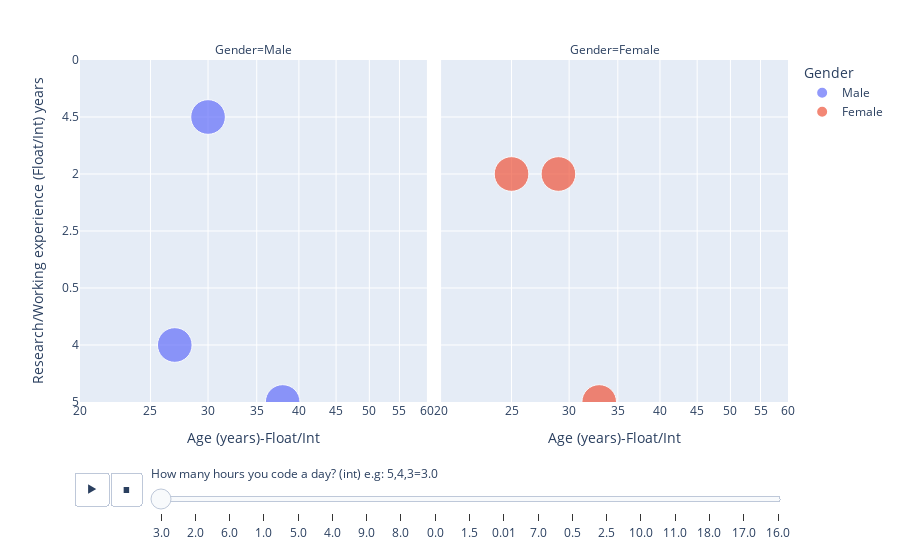

The notebook cell saved with this chart:
### Markdown cell above
# Animation plot

### Code cell
import plotly.express as px
#df = px.data.gapminder()
fig = px.scatter(Chilla_Class, x="Age (years)-Float/Int", y="Research/Working experience (Float/Int) years", animation_frame="How many hours you code a day? (int) e.g: 5,4,3", animation_group="Location",
           size="How many hours you code a day? (int) e.g: 5,4,3", color="Gender", hover_name="Location", facet_col="Gender",
           log_x=True, size_max=60, range_x=[20,60], range_y=[0,6])
fig.show()

### Figure 1 — Plotly figure (JSON) as saved in the notebook; plotly's stock layout.template omitted (floating-point values rounded to 4 significant figures)
{"data": [{"hovertemplate": "<b>%{hovertext}</b><br><br>Gender=Male<br>How many hours you code a day? (int) e.g: 5,4,3=%{marker.size}<br>Age (years)-Float/Int=%{x}<br>Research/Working experience (Float/Int) years=%{y}<extra></extra>", "hovertext": ["Pakistan", "West", "Pakistan", "West", "Pakistan", "Pakistan", "East", "Pakistan", "Pakistan", "Pakistan", "West", "West", "Pakistan", "Pakistan", "Pakistan", "Pakistan", "Pakistan", "Pakistan", "Pakistan", "Pakistan", "Pakistan", "Pakistan", "Pakistan", "Pakistan", "Pakistan", "Pakistan", "Pakistan", "Pakistan", "Pakistan", "Pakistan", "Pakistan", "Pakistan", "West", "Pakistan", "Pakistan", "Pakistan", "Pakistan", "Pakistan", "Pakistan", "Pakistan", "West", "Pakistan", "Pakistan", "Pakistan", "Pakistan", "Pakistan", "Pakistan", "Pakistan", "Pakistan", "Pakistan", "Pakistan", "West", "Pakistan", "Pakistan", "West", "Pakistan", "Pakistan", "Pakistan", "Pakistan", "Pakistan", "Pakistan", "Pakistan", "Pakistan", "East", "Pakistan", "Pakistan", "Pakistan", "Pakistan", "Pakistan", "Pakistan", "Pakistan", "Pakistan", "Pakistan", "Pakistan", "Pakistan", "Pakistan", "West", "East", "Pakistan", "Pakistan", "Pakistan", "Pakistan", "Pakistan", "West", "Pakistan", "Pakistan", "Pakistan", "Pakistan", "Pakistan"], "ids": ["Pakistan", "West", "Pakistan", "West", "Pakistan", "Pakistan", "East", "Pakistan", "Pakistan", "Pakistan", "West", "West", "Pakistan", "Pakistan", "Pakistan", "Pakistan", "Pakistan", "Pakistan", "Pakistan", "Pakistan", "Pakistan", "Pakistan", "Pakistan", "Pakistan", "Pakistan", "Pakistan", "Pakistan", "Pakistan", "Pakistan", "Pakistan", "Pakistan", "Pakistan", "West", "Pakistan", "Pakistan", "Pakistan", "Pakistan", "Pakistan", "Pakistan", "Pakistan", "West", "Pakistan", "Pakistan", "Pakistan", "Pakistan", "Pakistan", "Pakistan", "Pakistan", "Pakistan", "Pakistan", "Pakistan", "West", "Pakistan", "Pakistan", "West", "Pakistan", "Pakistan", "Pakistan", "Pakistan", "Pakistan", "Pakistan", "Pakistan", "Pakistan", "East", "Pakistan", "Pakistan", "Pakistan", "Pakistan", "Pakistan", "Pakistan", "Pakistan", "Pakistan", "Pakistan", "Pakistan", "Pakistan", "Pakistan", "West", "East", "Pakistan", "Pakistan", "Pakistan", "Pakistan", "Pakistan", "West", "Pakistan", "Pakistan", "Pakistan", "Pakistan", "Pakistan"], "legendgroup": "Male", "marker": {"color": "#636efa", "size": [3, 3, 3, 3, 3, 3, 3, 3, 3, 3, 3, 3, 3, 3, 3, 3, 3, 3, 3, 3, 3, 3, 3, 3, 3, 3, 3, 3, 3, 3, 3, 3, 3, 3, 3, 3, 3, 3, 3, 3, 3, 3, 3, 3, 3, 3, 3, 3, 3, 3, 3, 3, 3, 3, 3, 3, 3, 3, 3, 3, 3, 3, 3, 3, 3, 3, 3, 3, 3, 3, 3, 3, 3, 3, 3, 3, 3, 3, 3, 3, 3, 3, 3, 3, 3, 3, 3, 3, 3], "sizemode": "area", "sizeref": 0.005, "symbol": "circle"}, "mode": "markers", "name": "Male", "orientation": "h", "showlegend": true, "type": "scatter", "x": [38, 27, 22.2, 24, 31, 33, 30, 24, 30, 26, 31, 28, 31, 33, 27, 26.5, 21, 26, 29.8, 28, 29, 32.2, 20, 18, 19, 22.6, 29.25, 29, 25, 39.5, 22, 25, 34.25, 21.6, 26, 34, 24, 22, 22, 31.5, 28, 40, 28, 23, 20, 19, 24, 25, 24, 26.3, 21, 35, 24.6, 28, 26, 25, 32, 32, 24, 35.11, 23, 32, 22, 36.5, 0, 43, 22, 32, 24, 25, 42, 37, 22, 26, 27.5, 25, 25, 20, 21, 21, 29, 28, 24, 31, 26, 20, 27, 32, 24], "xaxis": "x", "y": ["5", "4", "0.5", "0.5", "2.5", "2", "4.5", "0", "9", "1", "2", "4.5", "14", "4", "2", "2", "0", "2", "3", "4", "3", "10.2", "1", "0", "2", "1.5", "6.5", "5", "0", "0", "0", "1", "8.5", "0", "4", "2.5", "1", "0", "1", "3.5", "6", "2", "2.5", "0.5", "1", "0", "1", "1", "1", "2", "0", "8", "1", "1", "1", "1", "7.5", "7", "0", "5.6", "1", "5", "0", "3.5", "0", "16.5", "0", "2", "3", "1.4", "2", "0", "2", "5", "1", "3", "1", "('1')", "1", "0", "0", "2", "0", "0", "1.5", "0", "1.5", "7", "2"], "yaxis": "y"}, {"hovertemplate": "<b>%{hovertext}</b><br><br>Gender=Female<br>How many hours you code a day? (int) e.g: 5,4,3=%{marker.size}<br>Age (years)-Float/Int=%{x}<br>Research/Working experience (Float/Int) years=%{y}<extra></extra>", "hovertext": ["Pakistan", "West", "Pakistan", "Pakistan", "Pakistan", "Pakistan", "Pakistan", "Pakistan", "Pakistan", "East", "Pakistan", "Pakistan", "West", "Pakistan", "Pakistan", "Pakistan", "West", "Pakistan", "Pakistan", "Pakistan", "Pakistan", "Pakistan"], "ids": ["Pakistan", "West", "Pakistan", "Pakistan", "Pakistan", "Pakistan", "Pakistan", "Pakistan", "Pakistan", "East", "Pakistan", "Pakistan", "West", "Pakistan", "Pakistan", "Pakistan", "West", "Pakistan", "Pakistan", "Pakistan", "Pakistan", "Pakistan"], "legendgroup": "Female", "marker": {"color": "#EF553B", "size": [3, 3, 3, 3, 3, 3, 3, 3, 3, 3, 3, 3, 3, 3, 3, 3, 3, 3, 3, 3, 3, 3], "sizemode": "area", "sizeref": 0.005, "symbol": "circle"}, "mode": "markers", "name": "Female", "orientation": "h", "showlegend": true, "type": "scatter", "x": [33, 25, 27.9, 24.6, 24, 26, 27.5, 28.1, 22, 29, 29, 31, 28, 29, 21, 34, 37, 22, 19, 30, 22, 31], "xaxis": "x2", "y": ["5", "2", "4", "1", "1", "1", "0", "2.5", "0", "2", "6", "13", "3", "1.5", "0", "1", "4.5", "0", "0", "1.3", "0", "3"], "yaxis": "y2"}], "layout": {"annotations": [{"font": {}, "showarrow": false, "text": "Gender=Male", "x": 0.245, "xanchor": "center", "xref": "paper", "y": 1, "yanchor": "bottom", "yref": "paper"}, {"font": {}, "showarrow": false, "text": "Gender=Female", "x": 0.755, "xanchor": "center", "xref": "paper", "y": 1, "yanchor": "bottom", "yref": "paper"}], "legend": {"itemsizing": "constant", "title": {"text": "Gender"}, "tracegroupgap": 0}, "margin": {"t": 60}, "sliders": [{"active": 0, "currentvalue": {"prefix": "How many hours you code a day? (int) e.g: 5,4,3="}, "len": 0.9, "pad": {"b": 10, "t": 60}, "steps": [{"args": [["3.0"], {"frame": {"duration": 0, "redraw": false}, "fromcurrent": true, "mode": "immediate", "transition": {"duration": 0, "easing": "linear"}}], "label": "3.0", "method": "animate"}, {"args": [["2.0"], {"frame": {"duration": 0, "redraw": false}, "fromcurrent": true, "mode": "immediate", "transition": {"duration": 0, "easing": "linear"}}], "label": "2.0", "method": "animate"}, {"args": [["6.0"], {"frame": {"duration": 0, "redraw": false}, "fromcurrent": true, "mode": "immediate", "transition": {"duration": 0, "easing": "linear"}}], "label": "6.0", "method": "animate"}, {"args": [["1.0"], {"frame": {"duration": 0, "redraw": false}, "fromcurrent": true, "mode": "immediate", "transition": {"duration": 0, "easing": "linear"}}], "label": "1.0", "method": "animate"}, {"args": [["5.0"], {"frame": {"duration": 0, "redraw": false}, "fromcurrent": true, "mode": "immediate", "transition": {"duration": 0, "easing": "linear"}}], "label": "5.0", "method": "animate"}, {"args": [["4.0"], {"frame": {"duration": 0, "redraw": false}, "fromcurrent": true, "mode": "immediate", "transition": {"duration": 0, "easing": "linear"}}], "label": "4.0", "method": "animate"}, {"args": [["9.0"], {"frame": {"duration": 0, "redraw": false}, "fromcurrent": true, "mode": "immediate", "transition": {"duration": 0, "easing": "linear"}}], "label": "9.0", "method": "animate"}, {"args": [["8.0"], {"frame": {"duration": 0, "redraw": false}, "fromcurrent": true, "mode": "immediate", "transition": {"duration": 0, "easing": "linear"}}], "label": "8.0", "method": "animate"}, {"args": [["0.0"], {"frame": {"duration": 0, "redraw": false}, "fromcurrent": true, "mode": "immediate", "transition": {"duration": 0, "easing": "linear"}}], "label": "0.0", "method": "animate"}, {"args": [["1.5"], {"frame": {"duration": 0, "redraw": false}, "fromcurrent": true, "mode": "immediate", "transition": {"duration": 0, "easing": "linear"}}], "label": "1.5", "method": "animate"}, {"args": [["0.01"], {"frame": {"duration": 0, "redraw": false}, "fromcurrent": true, "mode": "immediate", "transition": {"duration": 0, "easing": "linear"}}], "label": "0.01", "method": "animate"}, {"args": [["7.0"], {"frame": {"duration": 0, "redraw": false}, "fromcurrent": true, "mode": "immediate", "transition": {"duration": 0, "easing": "linear"}}], "label": "7.0", "method": "animate"}, {"args": [["0.5"], {"frame": {"duration": 0, "redraw": false}, "fromcurrent": true, "mode": "immediate", "transition": {"duration": 0, "easing": "linear"}}], "label": "0.5", "method": "animate"}, {"args": [["2.5"], {"frame": {"duration": 0, "redraw": false}, "fromcurrent": true, "mode": "immediate", "transition": {"duration": 0, "easing": "linear"}}], "label": "2.5", "method": "animate"}, {"args": [["10.0"], {"frame": {"duration": 0, "redraw": false}, "fromcurrent": true, "mode": "immediate", "transition": {"duration": 0, "easing": "linear"}}], "label": "10.0", "method": "animate"}, {"args": [["11.0"], {"frame": {"duration": 0, "redraw": false}, "fromcurrent": true, "mode": "immediate", "transition": {"duration": 0, "easing": "linear"}}], "label": "11.0", "method": "animate"}, {"args": [["18.0"], {"frame": {"duration": 0, "redraw": false}, "fromcurrent": true, "mode": "immediate", "transition": {"duration": 0, "easing": "linear"}}], "label": "18.0", "method": "animate"}, {"args": [["17.0"], {"frame": {"duration": 0, "redraw": false}, "fromcurrent": true, "mode": "immediate", "transition": {"duration": 0, "easing": "linear"}}], "label": "17.0", "method": "animate"}, {"args": [["16.0"], {"frame": {"duration": 0, "redraw": false}, "fromcurrent": true, "mode": "immediate", "transition": {"duration": 0, "easing": "linear"}}], "label": "16.0", "method": "animate"}], "x": 0.1, "xanchor": "left", "y": 0, "yanchor": "top"}], "updatemenus": [{"buttons": [{"args": [null, {"frame": {"duration": 500, "redraw": false}, "fromcurrent": true, "mode": "immediate", "transition": {"duration": 500, "easing": "linear"}}], "label": "&#9654;", "method": "animate"}, {"args": [[null], {"frame": {"duration": 0, "redraw": false}, "fromcurrent": true, "mode": "immediate", "transition": {"duration": 0, "easing": "linear"}}], "label": "&#9724;", "method": "animate"}], "direction": "left", "pad": {"r": 10, "t": 70}, "showactive": false, "type": "buttons", "x": 0.1, "xanchor": "right", "y": 0, "yanchor": "top"}], "xaxis": {"anchor": "y", "domain": [0, 0.49], "range": [1.301, 1.778], "title": {"text": "Age (years)-Float/Int"}, "type": "log"}, "xaxis2": {"anchor": "y2", "domain": [0.51, 1], "matches": "x", "range": [1.301, 1.778], "title": {"text": "Age (years)-Float/Int"}, "type": "log"}, "yaxis": {"anchor": "x", "domain": [0, 1], "range": [0, 6], "title": {"text": "Research/Working experience (Float/Int) years"}}, "yaxis2": {"anchor": "x2", "domain": [0, 1], "matches": "y", "showticklabels": false}}}
